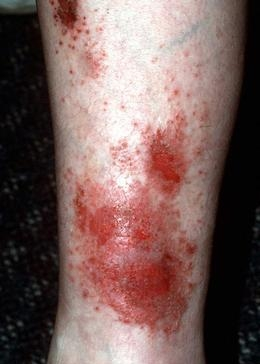
#> input picture Dataset/selected_data/arm/AD/dq040035VB.jpg, 260 x 364 px; its folder holds only this picture in this run
$ jupyter execute resize_images_in_folder.ipynb
#> lines starting #> are read from the running program, lines starting #| are printed output that depends on the picture
# How to Resize Images in Folder

* Follow this steps

# Importing Libraries

[cell 1]
from PIL import Image
import glob

# Folder Path

[cell 2]
original_path = '/Users/waranthornchansawang/Desktop/RASH_INSPECTOR/Dataset/ORGAN/step2_selected_data/arm/AD/*.jpg'

resized_path = '/Users/waranthornchansawang/Desktop/RASH_INSPECTOR/Dataset/ORGAN/step3_resized_data/arm/AD'

[cell 3]
extension = '.jpg'

# Resized Images

[cell 4]
resized_image = []

[cell 5]
for files in glob.glob(original_path):
    print(files)
    image = Image.open(files)
#> image is the input picture: PIL image 260x364 RGB; mean R, G, B 119.8, 93.6, 90.1
    image = image.resize((224, 224))
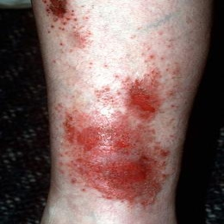
#> image: PIL image 224x224 RGB; mean R, G, B 119.8, 93.6, 90.1
    resized_image.append(image)

# Save Images

[cell 6]
for files in resized_image:
    #files.show()
    print(files.size)
#> this loop made 1 pass
#| (224, 224)

[cell 7]
for (files, new_image) in enumerate(resized_image):
    new_image.save('{}{}{}{}'.format(resized_path, 'AD_hand',files+1, extension))
    print(new_image.size)
#> this loop made 1 pass
#> files on pass 1: 0
#| (224, 224)
